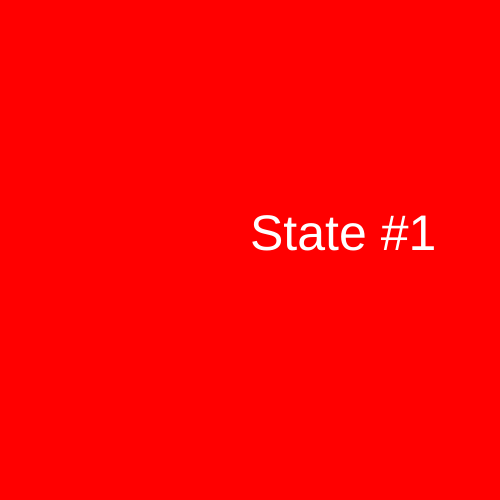
Frame 1 (no input)
Frame 60 (no input): identical to frame 1, image omitted
Frame 120 (the mouse pressed at the canvas centre since frame 60): identical to frame 1, image omitted

The p5.js sketch that drew this single still picture (run headless with seeded random() and noise() and a simulated clock; from frame 60 on, the mouse is pressed at the canvas centre):

// p5.js sketch
// ── sketch.js
let state = 1;
let msg = "State #1"
function setup() {
    
    createCanvas(500, 500);
    background(0);
   
}
function draw() {
    if(state == 1){
        background(255,0,0)
    }
    else if(state == 2){
        background(0,255,0)
    }
    fill(255)
    textSize(50)
    text(msg,250,250)
}
function mouseClicked(){
    if(state == 1){
        state = 2
        msg = "State #2"
    }
    else{
        state = 1
        msg = "State #1"
    }
    
}
